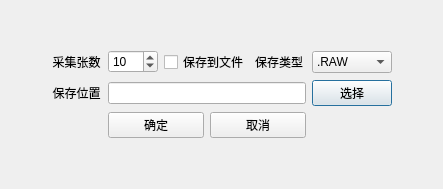
<?xml version="1.0" encoding="UTF-8"?>
<ui version="4.0">
 <class>MultiAcqCfgDialogClass</class>
 <widget class="QDialog" name="MultiAcqCfgDialogClass">
  <property name="geometry">
   <rect>
    <x>0</x>
    <y>0</y>
    <width>443</width>
    <height>189</height>
   </rect>
  </property>
  <property name="windowTitle">
   <string>MultiAcqCfgDialog</string>
  </property>
  <layout class="QGridLayout" name="gridLayout" columnstretch="0,1,1,1,1,1,0">
   <item row="1" column="2">
    <widget class="ElaSpinBox" name="spinBox_n">
     <property name="value">
      <number>10</number>
     </property>
    </widget>
   </item>
   <item row="1" column="6">
    <spacer name="horizontalSpacer_2">
     <property name="orientation">
      <enum>Qt::Horizontal</enum>
     </property>
     <property name="sizeHint" stdset="0">
      <size>
       <width>40</width>
       <height>20</height>
      </size>
     </property>
    </spacer>
   </item>
   <item row="0" column="1">
    <spacer name="verticalSpacer_2">
     <property name="orientation">
      <enum>Qt::Vertical</enum>
     </property>
     <property name="sizeHint" stdset="0">
      <size>
       <width>20</width>
       <height>40</height>
      </size>
     </property>
    </spacer>
   </item>
   <item row="4" column="1">
    <spacer name="verticalSpacer">
     <property name="orientation">
      <enum>Qt::Vertical</enum>
     </property>
     <property name="sizeHint" stdset="0">
      <size>
       <width>20</width>
       <height>40</height>
      </size>
     </property>
    </spacer>
   </item>
   <item row="1" column="4">
    <widget class="ElaText" name="label_3">
     <property name="text">
      <string>保存类型</string>
     </property>
    </widget>
   </item>
   <item row="1" column="3">
    <widget class="ElaCheckBox" name="checkBox_saveToFiles">
     <property name="text">
      <string>保存到文件</string>
     </property>
    </widget>
   </item>
   <item row="1" column="0">
    <spacer name="horizontalSpacer">
     <property name="orientation">
      <enum>Qt::Horizontal</enum>
     </property>
     <property name="sizeHint" stdset="0">
      <size>
       <width>40</width>
       <height>20</height>
      </size>
     </property>
    </spacer>
   </item>
   <item row="1" column="1">
    <widget class="ElaText" name="label_2">
     <property name="text">
      <string>采集张数</string>
     </property>
     <property name="alignment">
      <set>Qt::AlignCenter</set>
     </property>
    </widget>
   </item>
   <item row="2" column="1">
    <widget class="ElaText" name="label">
     <property name="text">
      <string>保存位置</string>
     </property>
     <property name="alignment">
      <set>Qt::AlignCenter</set>
     </property>
    </widget>
   </item>
   <item row="1" column="5">
    <widget class="ElaComboBox" name="comboBox_saveType">
     <item>
      <property name="text">
       <string>.RAW</string>
      </property>
     </item>
     <item>
      <property name="text">
       <string>.TIFF</string>
      </property>
     </item>
     <item>
      <property name="text">
       <string>.JPG</string>
      </property>
     </item>
     <item>
      <property name="text">
       <string>.PNG</string>
      </property>
     </item>
    </widget>
   </item>
   <item row="2" column="5">
    <widget class="ElaPushButton" name="pushButton_select">
     <property name="text">
      <string>选择</string>
     </property>
    </widget>
   </item>
   <item row="2" column="2" colspan="3">
    <widget class="ElaLineEdit" name="lineEdit_savePath"/>
   </item>
   <item row="3" column="2" colspan="3">
    <layout class="QHBoxLayout" name="horizontalLayout">
     <item>
      <widget class="ElaPushButton" name="pushButton_confirm">
       <property name="text">
        <string>确定</string>
       </property>
      </widget>
     </item>
     <item>
      <widget class="ElaPushButton" name="pushButton_cancel">
       <property name="text">
        <string>取消</string>
       </property>
      </widget>
     </item>
    </layout>
   </item>
  </layout>
 </widget>
 <layoutdefault spacing="6" margin="11"/>
 <customwidgets>
  <customwidget>
   <class>ElaSpinBox</class>
   <extends>QSpinBox</extends>
   <header>ElaSpinBox.h</header>
  </customwidget>
  <customwidget>
   <class>ElaPushButton</class>
   <extends>QPushButton</extends>
   <header>ElaPushButton.h</header>
  </customwidget>
  <customwidget>
   <class>ElaText</class>
   <extends>QLabel</extends>
   <header>ElaText.h</header>
  </customwidget>
  <customwidget>
   <class>ElaCheckBox</class>
   <extends>QCheckBox</extends>
   <header>ElaCheckBox.h</header>
  </customwidget>
  <customwidget>
   <class>ElaLineEdit</class>
   <extends>QLineEdit</extends>
   <header>ElaLineEdit.h</header>
  </customwidget>
  <customwidget>
   <class>ElaComboBox</class>
   <extends>QComboBox</extends>
   <header>ElaComboBox.h</header>
  </customwidget>
 </customwidgets>
 <resources/>
 <connections/>
</ui>
